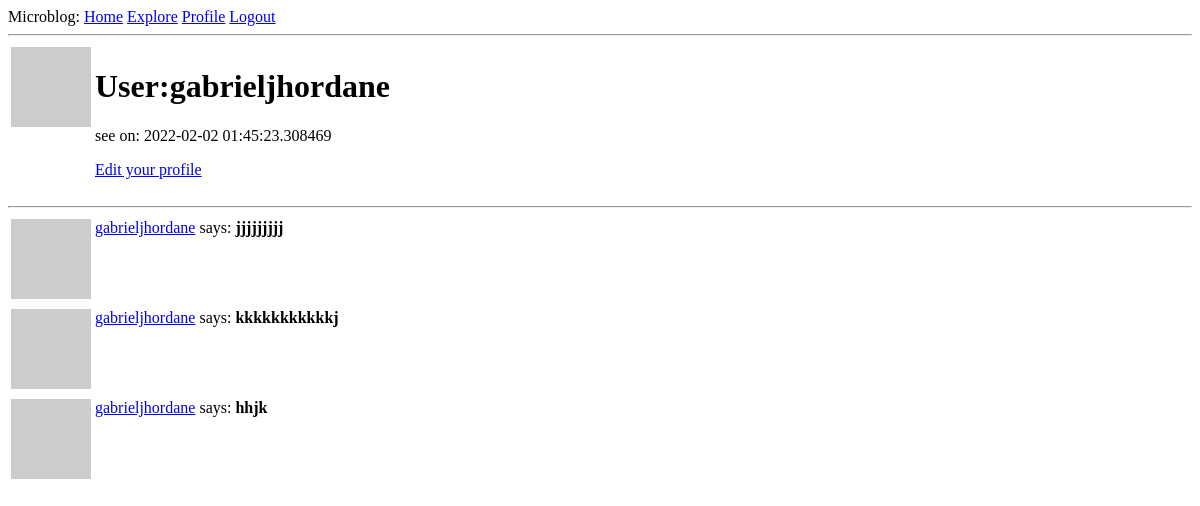
The app's page /user/gabrieljhordane (signed in), older data.
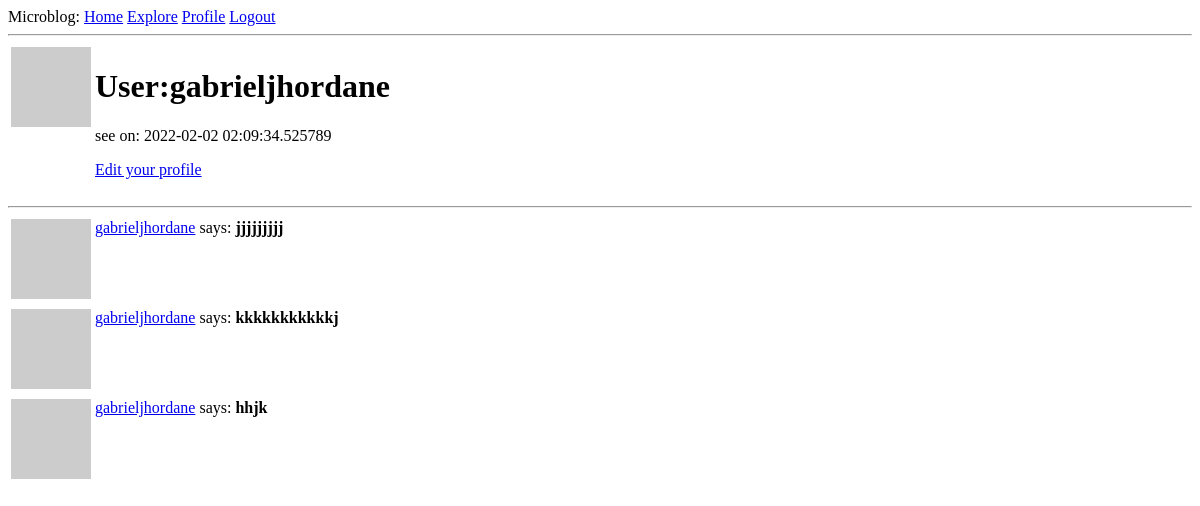
The same page, newer data.
### app/models.py (models this page shows, shortened)
class User(UserMixin,db.Model):
    id = db.Column(db.Integer, primary_key=True)
    username = db.Column(db.String(64),index=True, unique=True)
    email = db.Column(db.String(120), index=True, unique=True)
    password_hash = db.Column(db.String(128))
    posts = db.relationship('Post', backref='author', lazy='dynamic')
    about = db.Column(db.String(140))
    last_seen = db.Column(db.DateTime, default=datetime.utcnow)
    followed = db.relationship(
        'User', secondary = followers,
        primaryjoin = (followers.c.follower_id == id),
        secondaryjoin = (followers.c.followed_id == id),
        backref = db.backref('followers', lazy='dynamic'),
        lazy='dynamic')
    def avatar (self, size):
        digest = md5(self.email.lower().encode('utf-8')).hexdigest()
        return 'https://www.gravatar.com/avatar/{}?d=identicon&s={}'.format(digest, size)

class Post(db.Model):
    id = db.Column(db.Integer, primary_key=True)
    body = db.Column(db.String(140))
    timestamp = db.Column(db.DateTime, default=datetime.utcnow)
    user_id = db.Column(db.Integer, db.ForeignKey('user.id'))

### app/routes.py (the view)
@app.route('/user/<username>')
@login_required
def user(username):
    user = User.query.filter_by(username=username).first_or_404()
    page = request.args.get('page',1, type=int)
    posts = user.posts.order_by(Post.timestamp.desc()).paginate(
        page, app.config['POSTS_PER_PAGE'],False)
    next_url = url_for('user', usernames=user.username, page=posts.next_num)\
        if posts.has_next else None
    prev_url = url_for('user', usernames=user.username, page=posts.prev_num)\
        if posts.has_prev else None
    form = EmptyForm()
    return render_template('user.html',user=user, posts=posts.items,
                           form=form,next_url=next_url, prev_url=prev_url)

### app/models.py (called while the page is built)
@login.user_loader
def loader_user(id):
    return User.query.get(int(id))

### app/routes.py (called while the page is built)
@app.before_request
def before_request():
    if current_user.is_authenticated:
        current_user.last_seen = datetime.utcnow()
        db.session.commit()

### app/templates/user.html (shortened to what this page needs)
{% extends 'base.html'%}
{% block content %}
    <table>
        <tr valign="top">
            <td><img src="{{ user.avatar(128) }}"></td>
            <td>
                <h1> User:{{ user.username }}</h1>
                {% if user.last_seen %} <p>see on: {{ user.last_seen }}</p>{% endif %}
                {% if user == current_user %}
                <p><a href="{{ url_for('edit_profile') }}">Edit your profile</a></p>
                {% endif %}
            </td>
        </tr>
    </table>
    <hr>
    {% for post in posts %}
        {% include '_post.html' %}
    {% endfor %}
{% endblock %}

### app/templates/base.html (shortened to what this page needs)
<!doctype html>
<html>
    <head>
    <body>
        <div> Microblog:
            <a href="{{ url_for('index') }}">Home</a>
            <a href="{{ url_for('explore')}}">Explore</a>
            {% if current_user.is_anonymous %}
            <a href="{{ url_for('login') }}">Login</a>
            {% else %}
            <a href="{{ url_for('user', username=current_user.username)}}">Profile</a>
            <a href="{{ url_for('logout') }}">Logout</a>
            {% endif %}
        </div>
        <hr>
        {% block content %} {% endblock %}
    </body>
</html>

### app/templates/_post.html
<table>
    <tr valign="top">
        <td><img src="{{ post.author.avatar(36) }}"></td>
        <td>
            <a href ="{{ url_for('user', username=post.author.username)}}">{{ post.author.username }}</a>
                says: <b>{{ post.body }}</b>
        </td>
    </tr>
</table>

Row changes from the older to the newer data that the page shows:
changed User "gabrieljhordane": last_seen "2022-02-02 01:45:23.308469" → "2022-02-02 02:09:34.525789"
